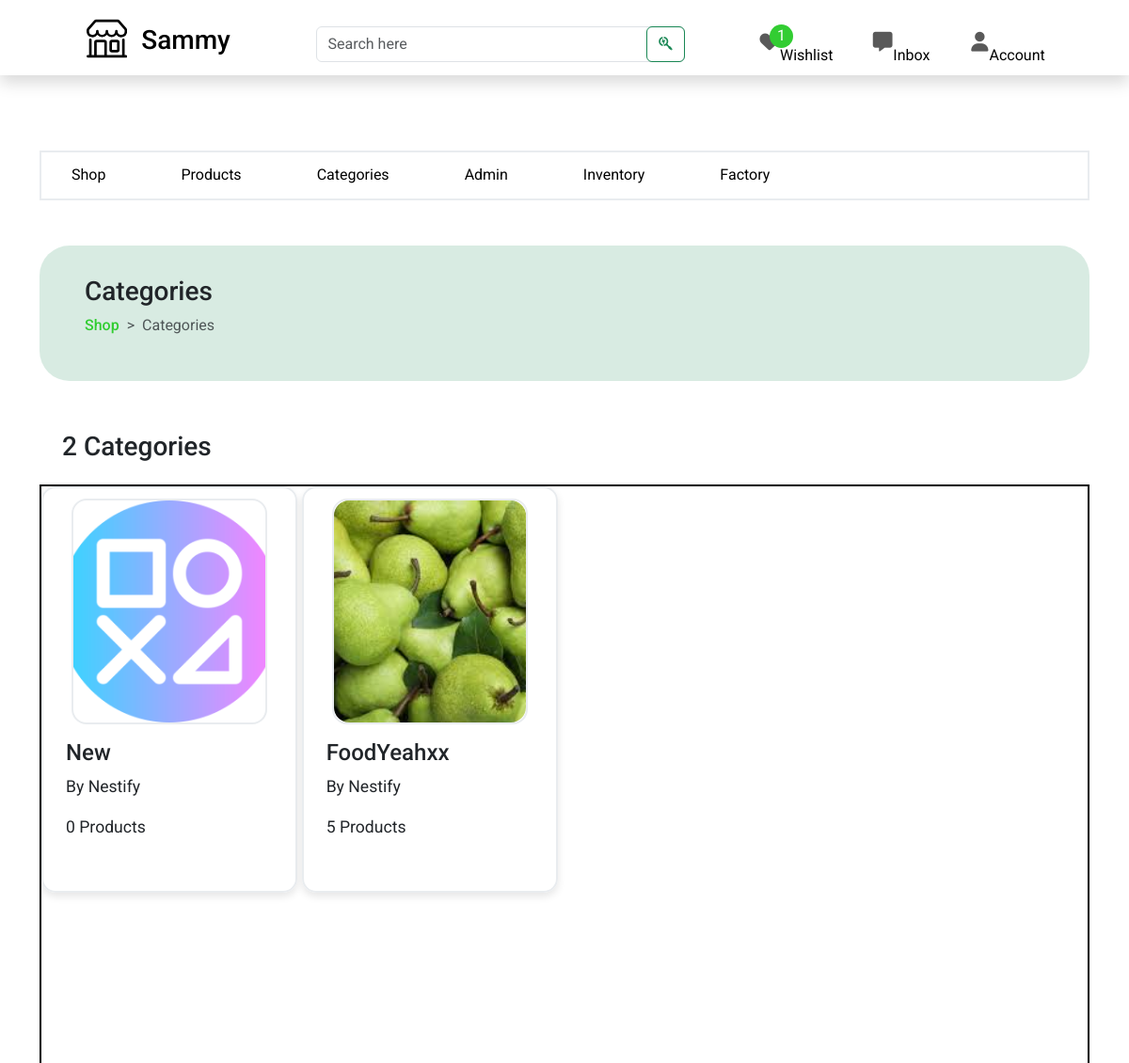
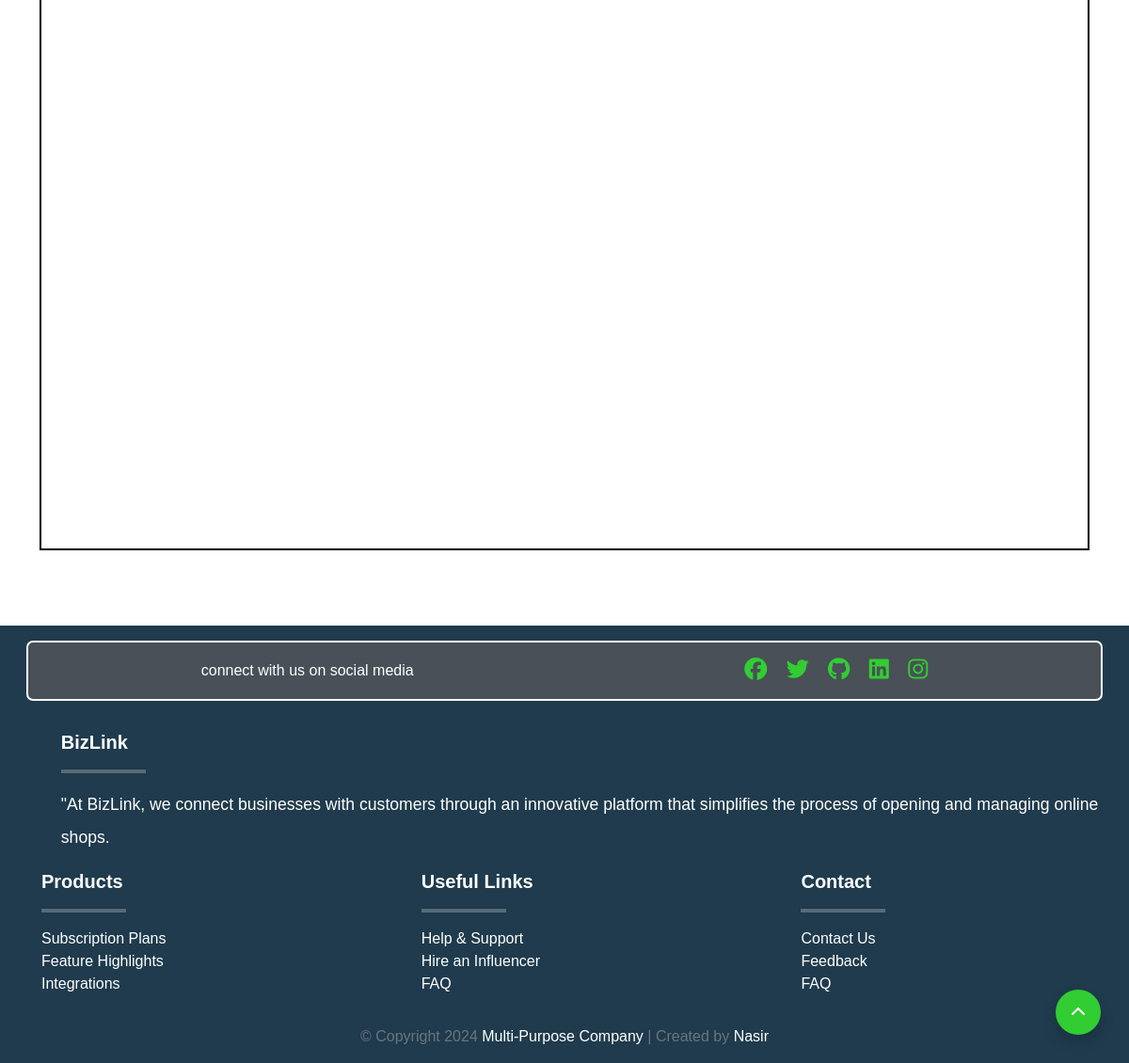
The app's page /core/owner/home/categories/ (signed in) with its own data (2 pictures, top to bottom).
### shop/models.py (models this page shows, shortened)
class Category(models.Model):
    categoryId =  ShortUUIDField(unique=True, length=10, max_length=21, prefix="category", alphabet="ABCDEF0123456789")
    name = models.CharField(max_length=255, default="Food")
    description = models.TextField(blank=False, null=False, default="This is a category")
    image = models.ImageField(upload_to='category_directory_path', blank=True, null=True)
    shop = models.ForeignKey(Shop, related_name='shop_categories', on_delete=models.CASCADE)
    created_at = models.DateTimeField(auto_now_add=True)
    created_by = models.ForeignKey(settings.AUTH_USER_MODEL, on_delete=models.CASCADE, related_name="user_categories")
    class Meta:
        ordering = ('name',)
        verbose_name_plural = 'Categories'
        unique_together = ('created_by', 'name')

class Shop(models.Model):
    shopId = ShortUUIDField(unique=True, length=10, max_length=21, prefix="shop", alphabet="ABCDEF0123456789")
    name = models.CharField(max_length=255, default="Nestify")
    description = models.TextField(blank=False, null=False, default="This is a shop")
    image = models.ImageField(upload_to='shop_directory_path', blank=True, null=True)
    address = models.TextField(blank=False, null=False, default="This is my address")
    contact = models.CharField(max_length=255, default="+251 97 654 2331")
    created_at = models.DateTimeField(auto_now_add=True)
    created_by = models.OneToOneField(settings.AUTH_USER_MODEL, on_delete=models.CASCADE, related_name="user_shop")
    class Meta:
        ordering = ('name',)
        unique_together = ('created_by', 'name')

### core/views.py (the view, shortened to what this page needs)
# urls.py: path("owner/home/categories/", views.category, name="category"),
def category(request):
    user = request.user
    if user.user_type == 'business_owner':
        categories = Category.objects.filter(created_by=user).order_by("-created_at")
        if not categories.exists():  # Check if the queryset is empty
            messages.error(request, "You don't have any categories yet.")
    return render(request, "core/owner/category.html", {
        'categories': categories,
    })

### core/templatetags/custom_tags.py (called while the page is built)
@register.filter
def startswith(value, arg):
    return value.startswith(arg)

### templates/core/owner/category.html (shortened to what this page needs)
{% extends "core/owner/owner-base.html" %}
{% load static %}
{% block content %}
<section class="category_intro_section">
    <div class="container">
        <div class="intro-section-box">
            <div class="intro-banner">
                <h3>Categories</h3>
                <div class="breadcrumb-box">
                    <ol class="breadcrumb">
                        <li class="breadcrumb-item"><a href="{% url 'core:owner_shop' %}">Shop</a></li>
                        <li class="breadcrumb-item active" aria-current="page">Categories</li>
                      </ol>
                </div>
            </div>
            <div class="category-collection">
                {% if categories %}
                    <h3>
                        {% if categories.count  == 1 %}
                            1 Category
                        {% else %}
                            {% if categories.count == 0%}
                                <p>You have no categories</p>
                            {% else %}
                                {{ categories.count  }} Categories
                            {% endif %}
                        {% endif %}
                    </h3>
                        <div class="category-collection-box">
                            {% for category in categories %}
                                <div class="category-box">
                                    {% if category.image %}
                                        <div class="category-image">
                                            <a href="{% url 'core:category_detail' category.categoryId %}"><img src="{{ category.image.url }}" alt="{{ category.name }} image"></a>
                                        </div>
                                    {% else %}
                                        <div class="category-image">
                                            <a href="{% url 'core:category_detail' category.categoryId %}"><img src="{% static 'img/category.png' %}" alt="{{ category.name }} image"></a>
                                        </div>
                                    {% endif %}
                                    <h4>{{ category.name }}</h4>
                                    <p>By {{ category.shop.name }}</p>
                                    <p>
                                        {% if category.category_products.count == 1 %}
                                            1 Product
                                        {% else %}
                                            {{ category.category_products.count }} Products
                                        {% endif %}
                                    </p>
                                </div>
                            {% endfor %}
                        </div>
                {% else %}
                    <p>No categories available.
                        {% if user.user_type == "business_owner" %}
                            <a href="{% url 'core:factory' %}">Click here</a> to create categories</p>
                        {% endif %}
                {% endif %}
            </div>
        </div>
    </div>
</section>
{% endblock %}

### records on screen
Category: name "New", shop.name "Nestify", category_products.count "0"
Category: image (picture), name "FoodYeahxx", shop.name "Nestify", category_products.count "5"

### other values on screen
{{ wishlist.count }} "1"
{{ categories.count }} "2"
